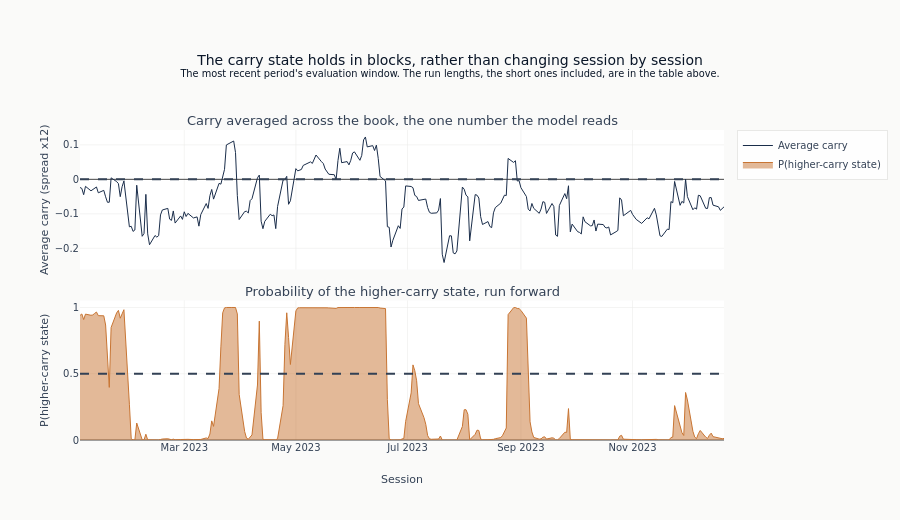

Notebook source saved alongside this figure:
### Markdown cell above
The figure draws one period's evaluation window: the observation the model reads on
top, and below it the probability it assigns to the higher-carry state after running
forward through that observation. One window rather than a full period, because a
period's training span is an order of magnitude longer and runs of the lengths in the
table above would render as a picket fence at that density.

### Code cell
if len(hmm_pl) > 0:
    viz_fold = hmm_pl["fold"].min()
    viz_split = next(sp for sp in splits if sp["fold"] == viz_fold)
    hmm_viz = (
        hmm_pl.filter(pl.col("fold") == viz_fold)
        .filter(
            (pl.col("timestamp") >= _as_date(viz_split["val_start"]))
            & (pl.col("timestamp") <= _as_date(viz_split["val_end"]))
        )
        .sort("timestamp")
    )
    port_viz = portfolio_carry.join(
        hmm_viz.select(["timestamp", "hmm_carry_regime_prob"]), on="timestamp", how="inner"
    ).sort("timestamp")

    fig = make_subplots(
        rows=2,
        cols=1,
        shared_xaxes=True,
        subplot_titles=[
            "Carry averaged across the book, the one number the model reads",
            "Probability of the higher-carry state, run forward",
        ],
        vertical_spacing=0.1,
    )

    fig.add_trace(
        go.Scatter(
            x=port_viz["timestamp"].to_list(),
            y=port_viz["portfolio_carry"].to_list(),
            name="Average carry",
            line=dict(width=1, color=COLORS["slate"]),
        ),
        row=1,
        col=1,
    )
    fig.add_hline(y=0, line_dash="dash", line_color=COLORS["neutral"], row=1, col=1)

    fig.add_trace(
        go.Scatter(
            x=port_viz["timestamp"].to_list(),
            y=port_viz["hmm_carry_regime_prob"].to_list(),
            name="P(higher-carry state)",
            line=dict(width=1, color=COLORS["copper"]),
            fill="tozeroy",
        ),
        row=2,
        col=1,
    )
    fig.add_hline(y=0.5, line_dash="dash", line_color=COLORS["neutral"], row=2, col=1)

    fig.update_annotations(font_size=13)
    fig.update_layout(
        height=520,
        margin={"t": 130},
        title_text=(
            "The carry state holds in blocks, rather than changing session by session"
            "<br><sup>The most recent period's evaluation window. The run lengths, "
            "the short ones included, are in the table above.</sup>"
        ),
    )
    fig.update_yaxes(title_text="Average carry (spread x12)", row=1, col=1)
    fig.update_yaxes(title_text="P(higher-carry state)", row=2, col=1)
    fig.update_xaxes(title_text="Session", row=2, col=1)
    show_plotly_with_alt(
        fig,
        "Two stacked panels over the most recent evaluation window, about one year of sessions. "
        "The upper panel is a line of carry averaged across the book, wandering either side of "
        "zero and spending most of the window below it. The lower panel is the filtered "
        "probability of the higher-carry state, shaded under the line, against a dashed rule at "
        "0.5. That probability does not drift across the middle: it sits pinned near 0 or near "
        "1 for stretches of weeks and switches between them quickly, so the state reads as "
        "blocks rather than as a session-by-session wobble.",
    )

### Figure 1 — Plotly figure (JSON) as saved in the notebook; plotly's stock layout.template omitted (floating-point values rounded to 4 significant figures; data arrays with more than 128 entries replaced by an {"elided": "..."} marker saying what was removed)
{"data": [{"line": {"color": "#1a2d4a", "width": 1}, "name": "Average carry", "type": "scatter", "x": {"elided": "253 str values"}, "xaxis": "x", "y": {"elided": "253 float values"}, "yaxis": "y"}, {"fill": "tozeroy", "line": {"color": "#C87533", "width": 1}, "name": "P(higher-carry state)", "type": "scatter", "x": {"elided": "253 str values"}, "xaxis": "x2", "y": {"elided": "253 float values"}, "yaxis": "y2"}], "layout": {"annotations": [{"font": {"size": 13}, "showarrow": false, "text": "Carry averaged across the book, the one number the model reads", "x": 0.5, "xanchor": "center", "xref": "paper", "y": 1.0, "yanchor": "bottom", "yref": "paper"}, {"font": {"size": 13}, "showarrow": false, "text": "Probability of the higher-carry state, run forward", "x": 0.5, "xanchor": "center", "xref": "paper", "y": 0.45, "yanchor": "bottom", "yref": "paper"}], "height": 520, "margin": {"t": 130}, "shapes": [{"line": {"color": "#334155", "dash": "dash"}, "type": "line", "x0": 0, "x1": 1, "xref": "x domain", "y0": 0, "y1": 0, "yref": "y"}, {"line": {"color": "#334155", "dash": "dash"}, "type": "line", "x0": 0, "x1": 1, "xref": "x2 domain", "y0": 0.5, "y1": 0.5, "yref": "y2"}], "title": {"text": "The carry state holds in blocks, rather than changing session by session<br><sup>The most recent period's evaluation window. The run lengths, the short ones included, are in the table above.</sup>"}, "xaxis": {"anchor": "y", "domain": [0.0, 1.0], "matches": "x2", "showticklabels": false}, "xaxis2": {"anchor": "y2", "domain": [0.0, 1.0], "title": {"text": "Session"}}, "yaxis": {"anchor": "x", "domain": [0.55, 1.0], "title": {"text": "Average carry (spread x12)"}}, "yaxis2": {"anchor": "x2", "domain": [0.0, 0.45], "title": {"text": "P(higher-carry state)"}}}}
